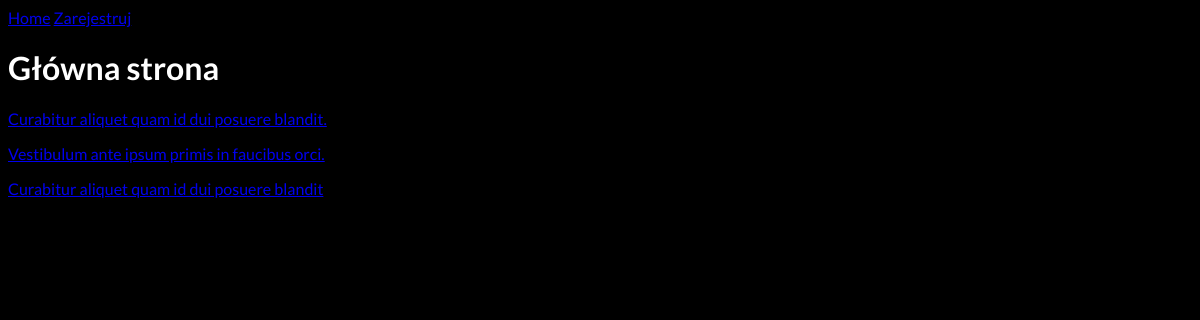
/, run on an earlier commit of the app's database.
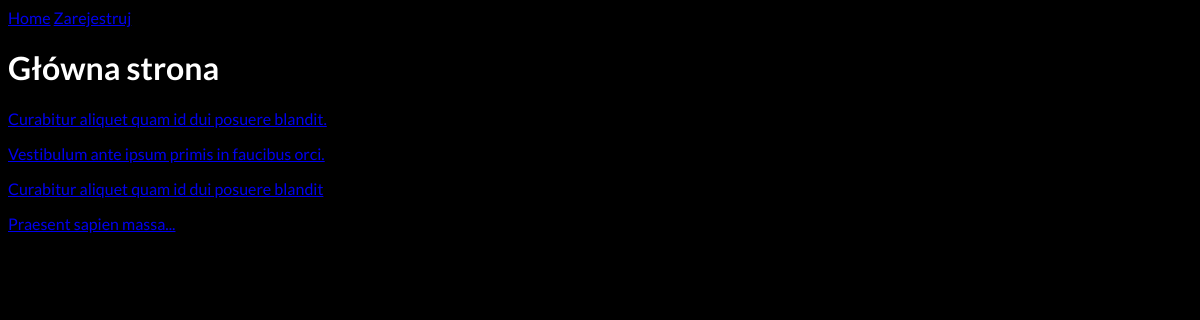
And on a later commit of the database.
### blok/models.py (models this page shows)
class Article(models.Model):
    title = models.TextField()
    content = models.TextField()
    author = models.ForeignKey(User, on_delete=models.SET_NULL, null=True)
    publication_date = models.DateTimeField(auto_now=True)
    def __str__(self):
        return self.title

### blok/views.py (the view)
# urls.py: path('', views.home, name='home'),
def home(request):
    stories = Article.objects.all()
    context = {'stories':stories}
    return render(request, 'blok/home.html', context)

### blok/templates/blok/home.html
{% extends 'main.html' %}
{% block content %}
<h1>Główna strona</h1>
{% for story in stories %}
    <p><a href="{% url 'article' story.id %}">{{story}}</a></p>
{% endfor %}
{% endblock content %}

What changed in the data, as far as the page shows it:
added Article: title "Praesent sapien massa..."
